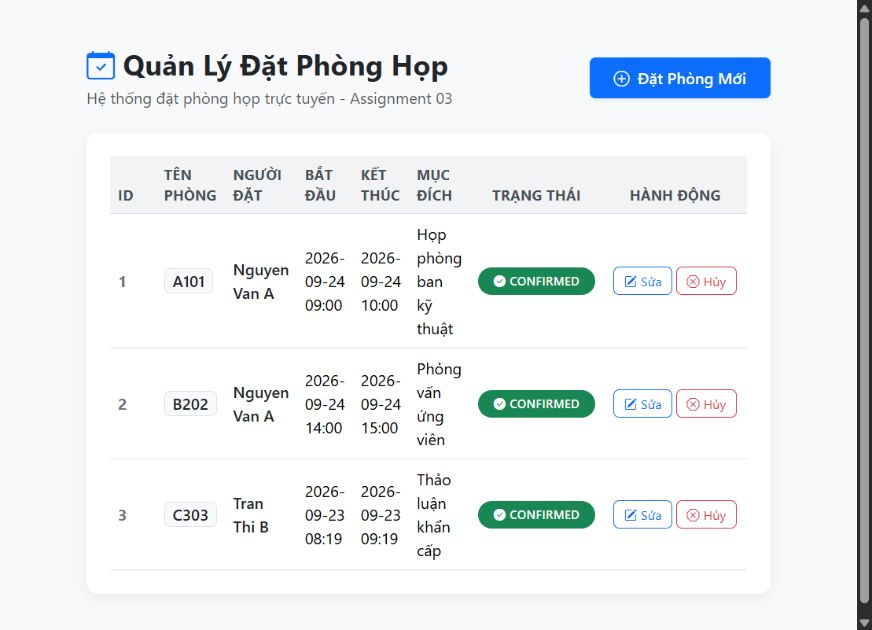
#> input picture Group9_24162035_24162053_24162065_Assignment3/output/qa-evidence/00-initial-list.png, 872 x 630 px; its folder holds 4 pictures in this run
$ python frame_evidence.py
#> lines starting #> are read from the running program, lines starting #| are printed output that depends on the picture
from pathlib import Path

from PIL import Image, ImageDraw, ImageFont


ROOT = Path(__file__).resolve().parents[1]
SOURCE = ROOT / "output" / "qa-evidence"
TARGET = SOURCE / "framed"
TARGET.mkdir(parents=True, exist_ok=True)

FORM_CASES = {"01", "03", "04", "05", "06", "08"}
CROP_BOTTOM = {"11": 930, "12": 970}


def font(size: int, bold: bool = False) -> ImageFont.FreeTypeFont:
    name = "arialbd.ttf" if bold else "arial.ttf"
    return ImageFont.truetype(str(Path("C:/Windows/Fonts") / name), size)


def url_for(path: Path) -> str:
    prefix = path.name[:2]
    if prefix in FORM_CASES:
        return "http://localhost:8080/bookings/new"
    return "http://localhost:8080/bookings"


for source in sorted(SOURCE.glob("*.png")):
    image = Image.open(source).convert("RGB")
#> image is the input picture: PIL image 872x630 RGB; mean R, G, B 236.9, 240.4, 242.4
    prefix = source.name[:2]
    if prefix in CROP_BOTTOM and image.height > CROP_BOTTOM[prefix]:
        image = image.crop((0, 0, image.width, CROP_BOTTOM[prefix]))
    width, height = image.size
#> width = 872; height = 630
    chrome_h = 104
    canvas = Image.new("RGB", (width, height + chrome_h), "#f4f6f8")
    draw = ImageDraw.Draw(canvas)

    draw.rectangle((0, 0, width, 38), fill="#dfe3e8")
    for x, color in [(20, "#ff5f57"), (43, "#febc2e"), (66, "#28c840")]:
        draw.ellipse((x - 7, 12, x + 7, 26), fill=color)
    draw.rounded_rectangle((95, 7, min(width - 16, 390), 36), radius=8, fill="#ffffff")
    draw.text((112, 13), "Booking Management - QA Evidence", fill="#28323c", font=font(15, True))

    draw.rectangle((0, 38, width, chrome_h), fill="#ffffff")
    draw.text((20, 60), "<", fill="#52606d", font=font(24, True))
    draw.text((52, 60), ">", fill="#9aa5b1", font=font(24, True))
    draw.text((86, 60), "↻", fill="#52606d", font=font(22, True))
    draw.rounded_rectangle((122, 50, width - 20, 92), radius=17, fill="#edf1f5", outline="#d1d7de")
    draw.text((143, 61), "🔒", fill="#52606d", font=font(16))
    draw.text((172, 62), url_for(source), fill="#1f2933", font=font(17))

    canvas.paste(image, (0, chrome_h))
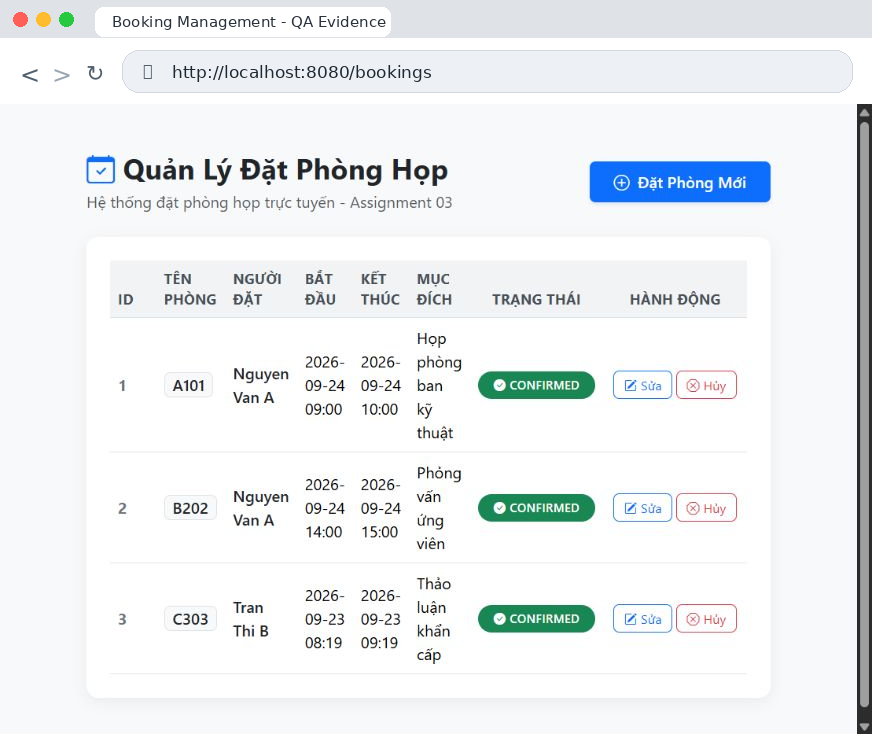
#> canvas: PIL image 872x734 RGB; mean R, G, B 236.7, 240, 242
    canvas.save(TARGET / source.name, quality=95)
#> pass 2 of the loop `for source in sorted(SOURCE.glob("*.png")):`:
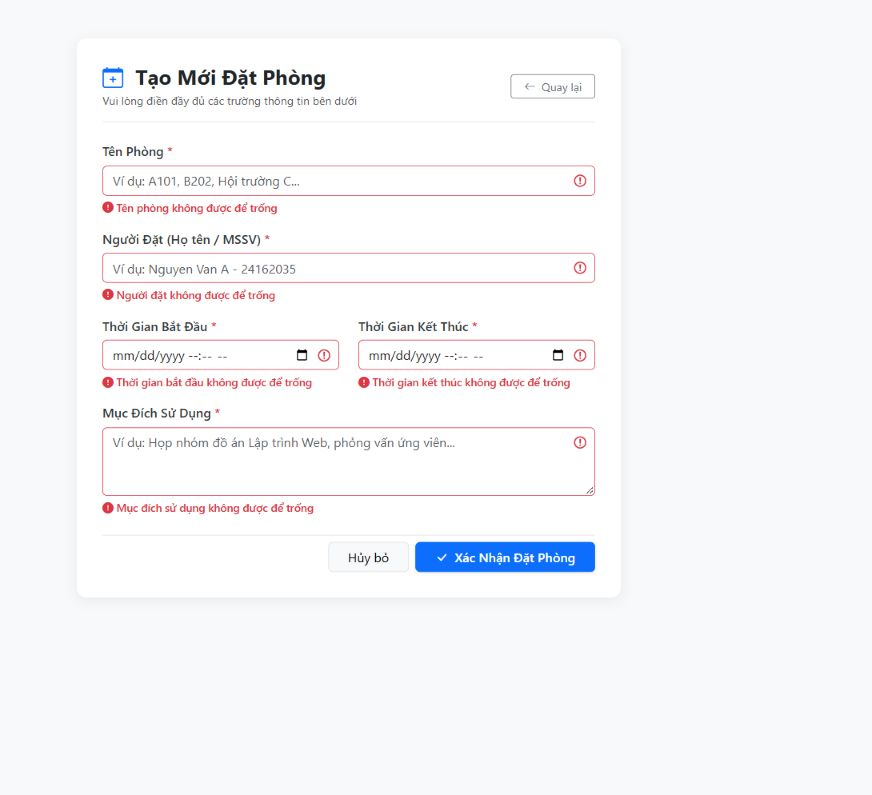
#> input picture Group9_24162035_24162053_24162065_Assignment3/output/qa-evidence/01-empty-form.png, 872 x 795 px
#> image is the input picture: PIL image 872x795 RGB; mean R, G, B 246.5, 246.8, 249
#> `canvas.paste(image, (0, chrome_h))`:
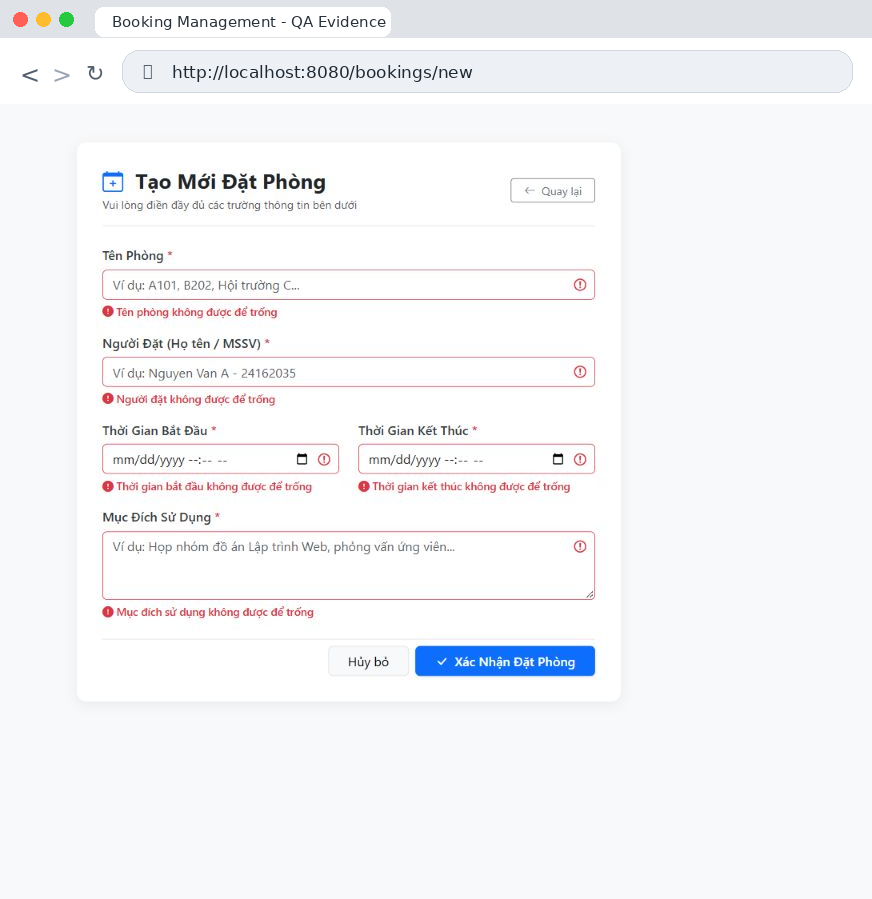
#> canvas: PIL image 872x899 RGB; mean R, G, B 245.2, 245.7, 248
#> pass 3 of the loop `for source in sorted(SOURCE.glob("*.png")):`:
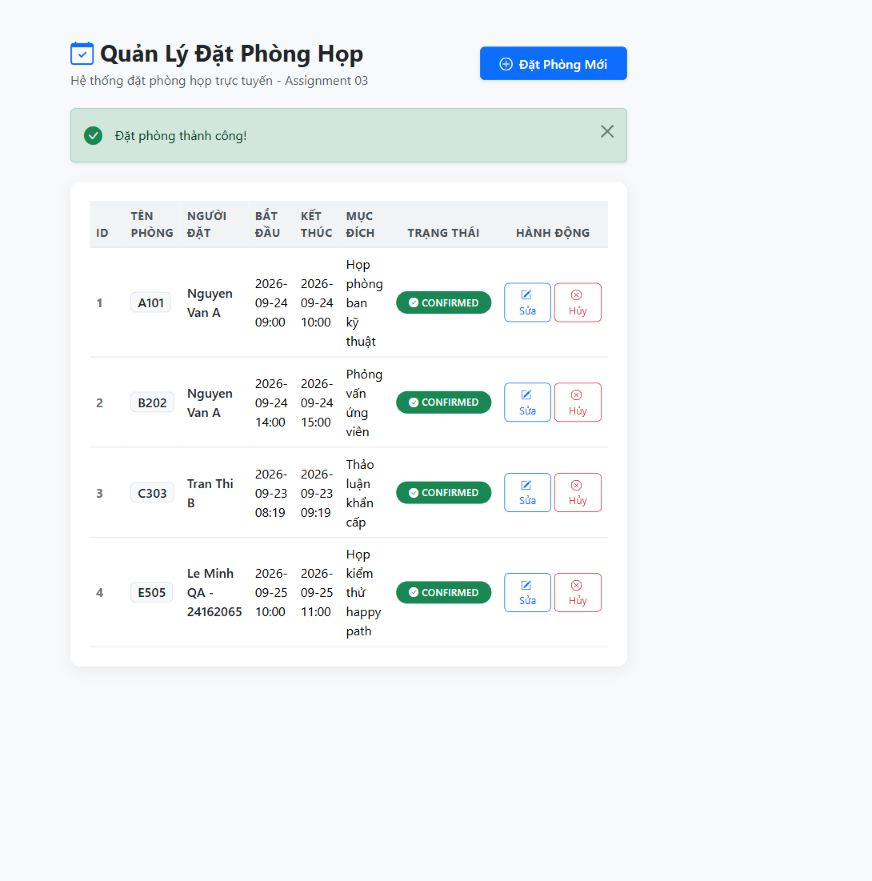
#> input picture Group9_24162035_24162053_24162065_Assignment3/output/qa-evidence/02-happy-path.png, 872 x 881 px
#> image is the input picture: PIL image 872x881 RGB; mean R, G, B 241.6, 244.7, 246
#> `canvas.paste(image, (0, chrome_h))`:
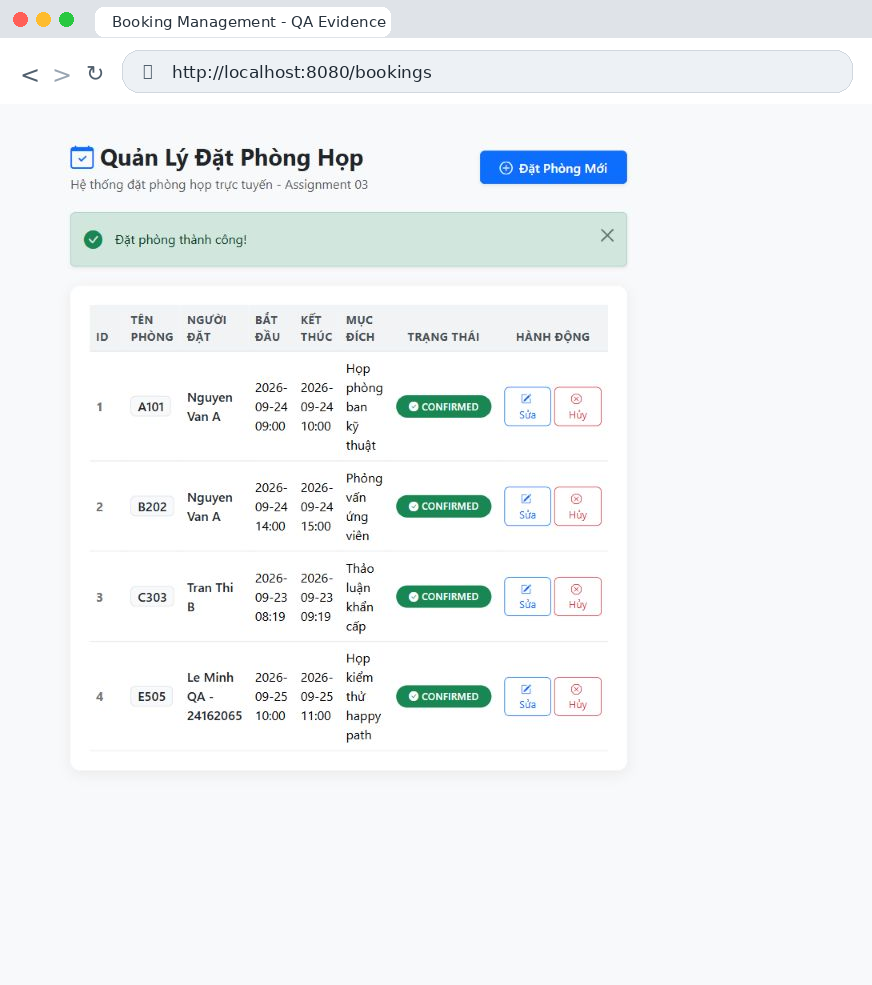
#> canvas: PIL image 872x985 RGB; mean R, G, B 240.9, 244, 245.4
#> the loop made 4 passes; the first 3 are shown

print(f"Created {len(list(TARGET.glob('*.png')))} framed screenshots in {TARGET}")
